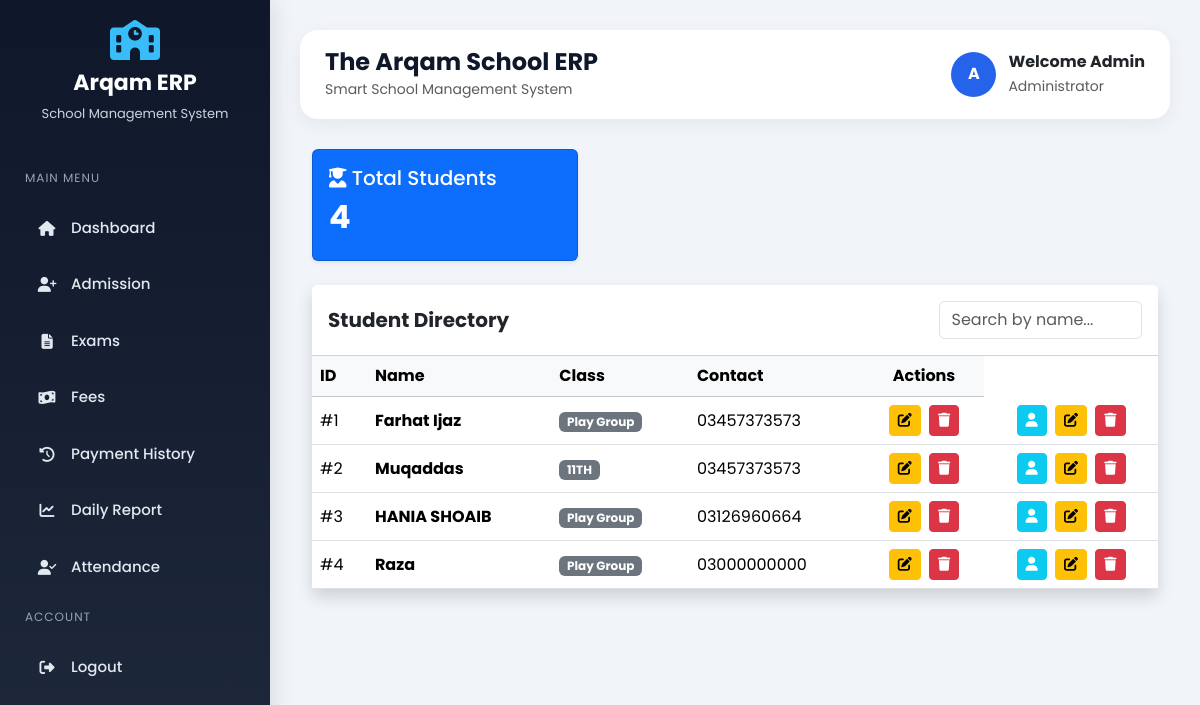
The page /admission/view on the database its author committed.
### tables this page shows
CREATE TABLE students (
            id INTEGER PRIMARY KEY AUTOINCREMENT,
            name TEXT NOT NULL,
            father_name TEXT,
            father_id TEXT,
            class_name TEXT NOT NULL,
            dob DATE,
            gender TEXT,
            address TEXT,
            contact TEXT,
            photo TEXT DEFAULT 'default.png' -- Naya column
        , discount REAL DEFAULT 0);

### modules/admission.py (the view)
@admission_bp.route("/view")
def view_students():
    conn = sqlite3.connect(DB_PATH)
    conn.row_factory = sqlite3.Row  # Is se data column names ke sath milta hai
    c = conn.cursor()
    c.execute("SELECT * FROM students")
    students = c.fetchall()
    conn.close()
    return render_template("admission/view_students.html", students=students)

### templates/admission/view_students.html (shortened to what this page needs)
{% extends "base.html" %}
{% block content %}
<div class="container mt-4">
    <div class="row mb-4">
        <div class="col-md-4">
            <div class="card bg-primary text-white shadow-sm">
                <div class="card-body">
                    <h5><i class="fas fa-user-graduate"></i> Total Students</h5>
                    <h2 class="fw-bold">{{ students|length }}</h2>
                </div>
            </div>
        </div>
    </div>
    <div class="card shadow border-0">
        <div class="card-header bg-white py-3 d-flex justify-content-between align-items-center">
            <h5 class="mb-0 fw-bold">Student Directory</h5>
            <input type="text" id="searchInput" class="form-control w-25" placeholder="Search by name...">
        </div>
        <div class="table-responsive">
            <table class="table table-hover align-middle mb-0" id="studentTable">
                <thead class="table-light">
                    <tr>
                        <th>ID</th>
                        <th>Name</th>
                        <th>Class</th>
                        <th>Contact</th>
                        <th class="text-center">Actions</th>
                    </tr>
                </thead>
                <tbody>
                    {% for student in students %}
                    <tr>
                        <td>#{{ student['id'] }}</td>
                        <td class="fw-bold">{{ student['name'] }}</td>
                        <td><span class="badge bg-secondary">{{ student['class_name'] }}</span></td>
                        <td>{{ student['contact'] }}</td>
                        <td class="text-center">
                            <a href="{{ url_for('admission.edit_student', id=student['id']) }}" class="btn btn-sm btn-warning me-1">
                                <i class="fas fa-edit"></i>
                            </a>
                            <a href="{{ url_for('admission.delete_student', id=student['id']) }}" class="btn btn-sm btn-danger" onclick="return confirm('Delete record?')">
                                <i class="fas fa-trash"></i>
                            </a>
                        </td>
                        <td class="text-center">
    <a href="{{ url_for('admission.student_profile', id=student['id']) }}" class="btn btn-sm btn-info me-1 text-white">
        <i class="fas fa-user"></i>
    </a>
    <a href="{{ url_for('admission.edit_student', id=student['id']) }}" class="btn btn-sm btn-warning me-1">
        <i class="fas fa-edit"></i>
    </a>
    <a href="{{ url_for('admission.delete_student', id=student['id']) }}" class="btn btn-sm btn-danger" onclick="return confirm('Delete record?')">
        <i class="fas fa-trash"></i>
    </a>
</td>
                    </tr>
                    {% endfor %}
                </tbody>
            </table>
        </div>
    </div>
</div>
{% endblock %}

### templates/base.html (style rules this page uses)
* { margin:0; padding:0; box-sizing:border-box; font-family:'Poppins', sans-serif; }
body { background:#f1f5f9; }

### rows shown on the page
students: id "1", name "Farhat Ijaz", class_name "Play Group", contact "03457373573"
students: id "2", name "Muqaddas", class_name "11TH", contact "03457373573"
students: id "3", name "HANIA SHOAIB", class_name "Play Group", contact "03126960664"
students: id "4", name "Raza", class_name "Play Group", contact "03000000000"

### other values the page prints
{{ students|length }} "4"
